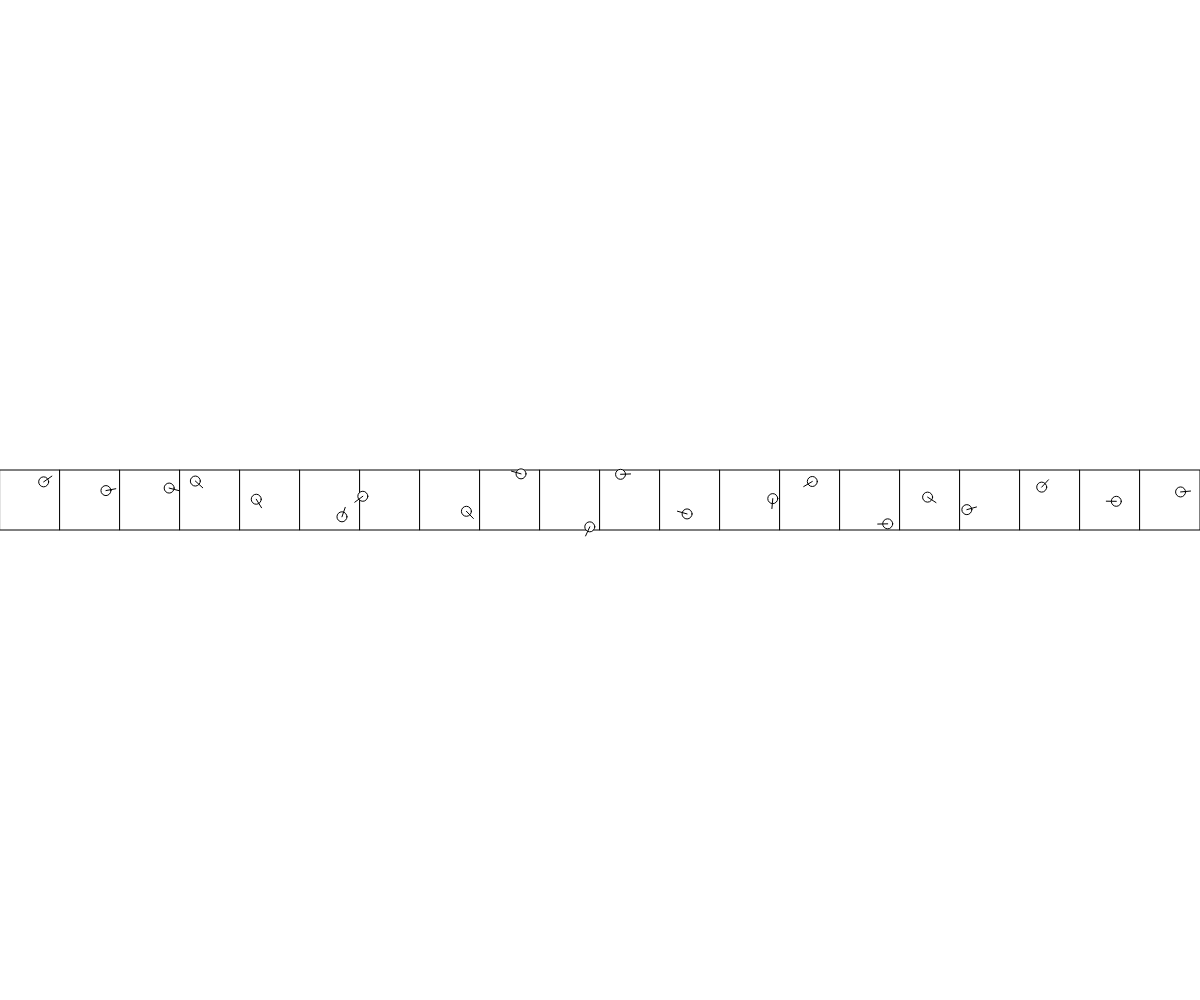
Frame 1 (no input)
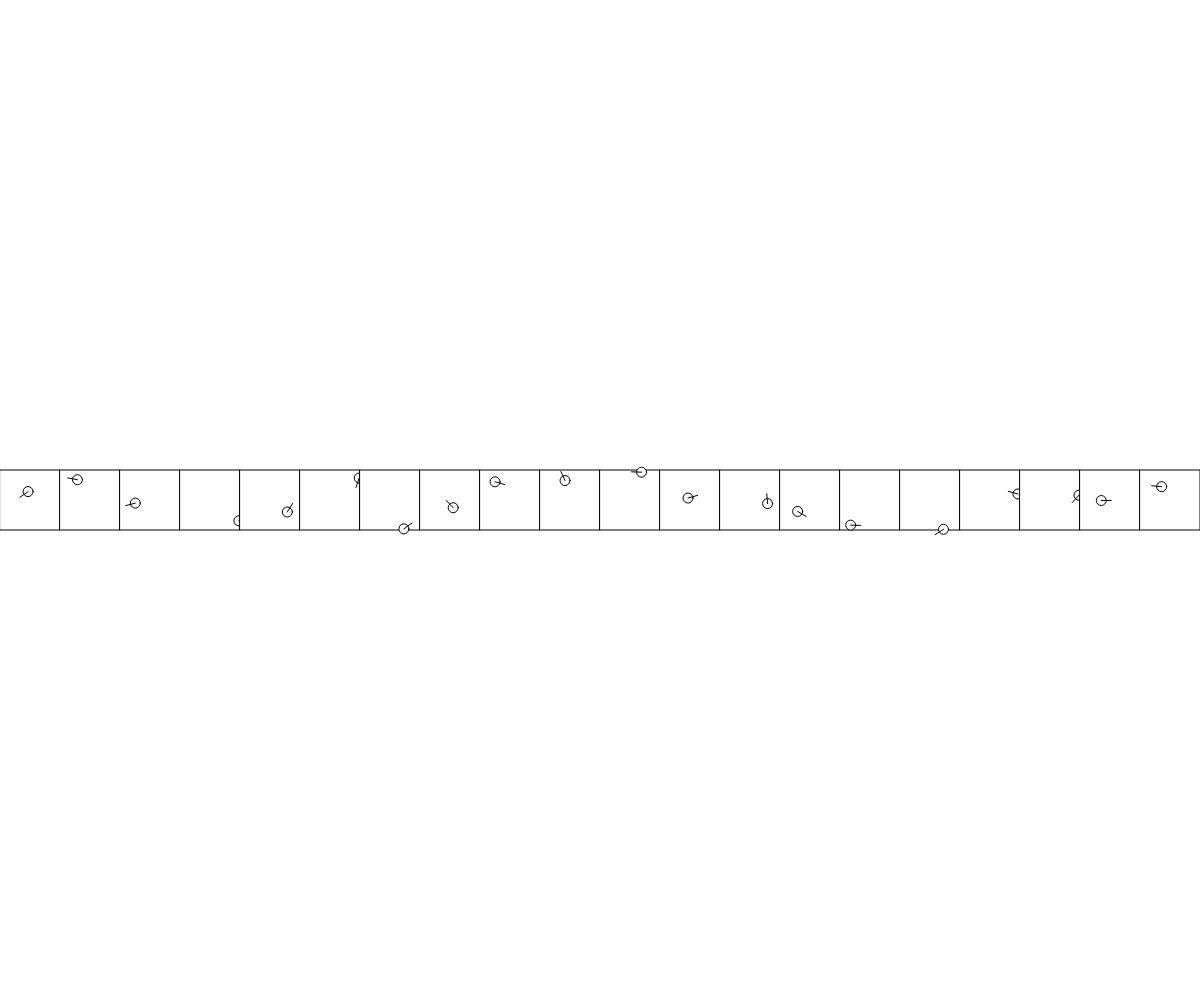
Frame 60 (no input)
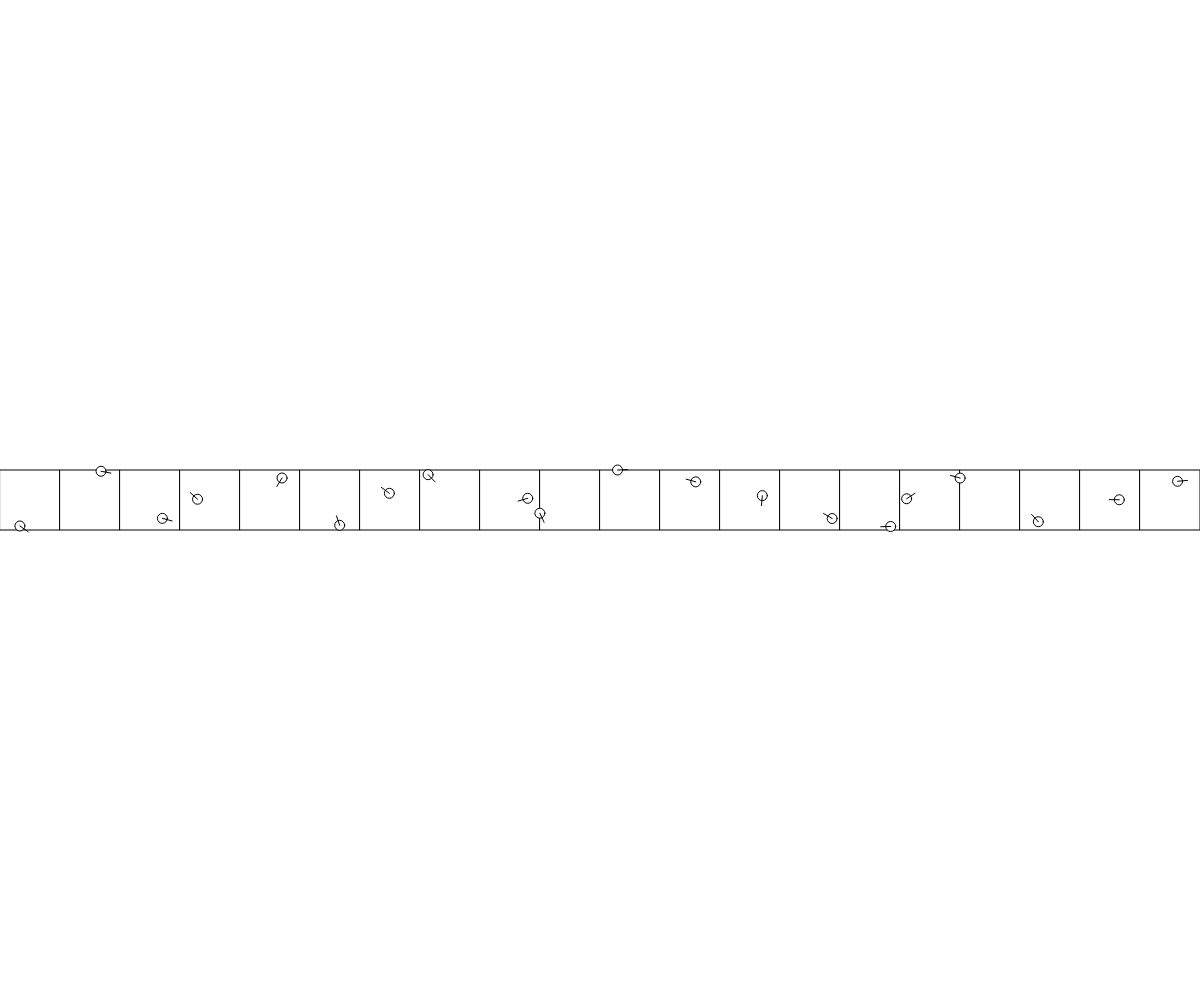
Frame 120 (the mouse pressed at the canvas centre since frame 60)

The p5.js sketch that drew these frames (run headless with seeded random() and noise() and a simulated clock; from frame 60 on, the mouse is pressed at the canvas centre):

// p5.js sketch
// ── sketch.js
/////////////////////////////////////////////////////////////////////////////////////////////////
// GLOBAL VARIABLES /////////////////////////////////////////////////////////////////////////////
/////////////////////////////////////////////////////////////////////////////////////////////////
var P;         // Particle array
var N = 20;         // number of Particle columns

/////////////////////////////////////////////////////////////////////////////////////////////////
// p5.js FUNCTIONS //////////////////////////////////////////////////////////////////////////////
/////////////////////////////////////////////////////////////////////////////////////////////////

// p5: setup() //////////////////////////////////////////////////////////////////////////////////
function setup() {
  // set canvas size
  createCanvas( windowWidth , windowHeight );
  // initialize particles
  P = [];
  var w = windowWidth / N;
  var h = windowWidth / N;
  var ang = 0;
  for( var n = 0 ; n < N ; n++ ) {
    P[n] = new Particle( n*w , 0.5*(windowHeight-h)  , w , h );
  }
} // end of p5: setup()

// p5: draw() ///////////////////////////////////////////////////////////////////////////////////
function draw() {
  // draw the background
  background( 255 );
  // evolve the particles
  for( var n = 0 ; n < N ; n++ ) {
    P[n].evolve();
    P[n].draw();
  }
} // end of p5: draw()

/////////////////////////////////////////////////////////////////////////////////////////////////
// CLASS: Particle
//    A particle contained in a bounding box
/////////////////////////////////////////////////////////////////////////////////////////////////
// INPUTS:
//    xIn: x coordinate for upper-right corner of bounding box
//    yIn: y coordinate for upper-right corner of bounding box
//    wIn: width of bounding box
//    hIn: height of bounding box
/////////////////////////////////////////////////////////////////////////////////////////////////
function Particle( xIn , yIn , wIn , hIn ) {
  /////////////////////////////////////////////////////////////////////////////////////////
  // FIELDS: Particle /////////////////////////////////////////////////////////////////////
  /////////////////////////////////////////////////////////////////////////////////////////
  this.x = xIn;     // x coordinate for upper-right corner of bounding box
  this.y = yIn;     // y coordinate for upper-right corner of bounding box
  this.w = wIn;     // width of bounding box
  this.h = hIn;     // height of bounding box
  // position of the particle (random location inside of bounding box)
  this.p = createVector( random(this.x,this.x+this.w) , random(this.y,this.y+this.h) );
  // velocity of the particle (random direction with magnitude 1)
  this.v = p5.Vector.random2D();
  
  /////////////////////////////////////////////////////////////////////////////////////////
  // METHODS: Particle ////////////////////////////////////////////////////////////////////
  /////////////////////////////////////////////////////////////////////////////////////////
  
  /////////////////////////////////////////////////////////////////////////////////////
  // Particle Method: draw()
  //    draws the particle, its velocity direction, and the bounding box
  /////////////////////////////////////////////////////////////////////////////////////
  this.draw = function() {
    // draw bounding box
    rect( this.x , this.y , this.w , this.h );
    // draw particle
    ellipse( this.p.x , this.p.y , 10 , 10 );
    // draw perticle velocity
    line( this.p.x , this.p.y , this.p.x + 10*this.v.x , this.p.y + 10*this.v.y );
  } // end of Particle method: draw()///////////////////////////////////////////////////
  
  /////////////////////////////////////////////////////////////////////////////////////
  // Particle Method: evolve()
  //    updates the particle's position and velocity:
  //    ToDo: Particle needs to bounce off of walls of the bounding box
  //    NEEDS TO BE COMPLETED - SEE BELOW!!!!!!!!
  /////////////////////////////////////////////////////////////////////////////////////
  this.evolve = function() {
    // update the position by adding the velocity to it
    this.p.add( this.v );
    
    // check whether particle has moved outside of bounding box, and adjust the
    //   velocity accordingly:
    // if particle has gone off left edge
    if( this.p.x < this.x ) {
      // update the particle's velocity
      this.v.x = abs( this.v.x );
    }
    // if particle has gone off right edge
    if( this.p.x > this.x + this.w ) {
      // update the particle's velocity
      this.v.x = -abs( this.v.x );
    }
    // if particle has gone off upper edge
    if( this.p.y < this.y ) {
      // update the particle's velocity
      this.v.y = abs( this.v.y );
    }
    // if particle has gone off lower edge
    if( this.p.y > this.y + this.h ) {
      // update the particle's velocity
      this.v.y = -abs( this.v.y );
    }
  } // end of Particle method: evolve() /////////////////////////////////////////////////////////
} // END OF CLASS: Particle /////////////////////////////////////////////////////////////////////
